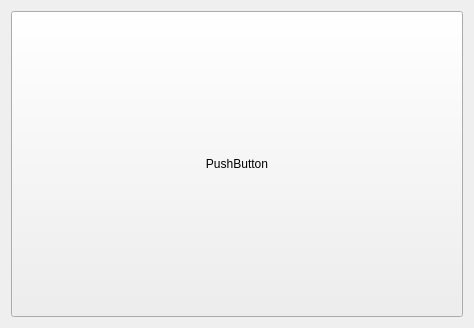
<?xml version="1.0" encoding="UTF-8"?>
<ui version="4.0">
 <class>telescopio</class>
 <widget class="QWidget" name="telescopio">
  <property name="geometry">
   <rect>
    <x>0</x>
    <y>0</y>
    <width>474</width>
    <height>328</height>
   </rect>
  </property>
  <property name="sizePolicy">
   <sizepolicy hsizetype="Preferred" vsizetype="Preferred">
    <horstretch>1</horstretch>
    <verstretch>1</verstretch>
   </sizepolicy>
  </property>
  <property name="minimumSize">
   <size>
    <width>0</width>
    <height>200</height>
   </size>
  </property>
  <property name="windowTitle">
   <string>Form</string>
  </property>
  <layout class="QGridLayout" name="gridLayout">
   <item row="0" column="0">
    <widget class="QPushButton" name="pushButton">
     <property name="sizePolicy">
      <sizepolicy hsizetype="Expanding" vsizetype="Expanding">
       <horstretch>0</horstretch>
       <verstretch>0</verstretch>
      </sizepolicy>
     </property>
     <property name="text">
      <string>PushButton</string>
     </property>
    </widget>
   </item>
  </layout>
 </widget>
 <resources/>
 <connections/>
</ui>
